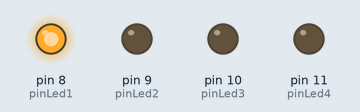
Bench run of a sketch on a simulated Arduino Uno, built with avr-gcc and run on an emulated ATmega328P. Parts: output pins drawn as LEDs (lit = HIGH).

Above: at 2.5 s.
At 12.5 s:
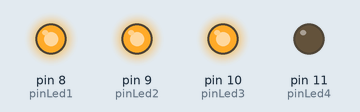
At 17.5 s:
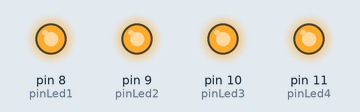
At 32.5 s:
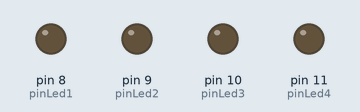
At 52.5 s:
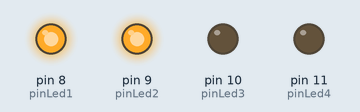
Timing chart, 0 to 58.5 s (numbered marks = the images above):
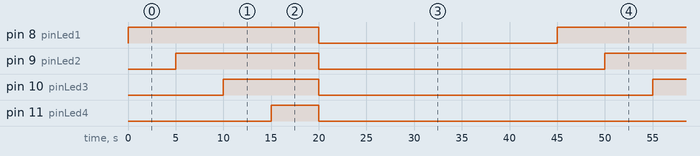

Measured:
- by itself, pin 8 (pinLed1): alternates HIGH for 20.0 s and LOW for 25.0 s
- by itself, pin 9 (pinLed2): alternates HIGH for 15.0 s and LOW for 30.0 s
- by itself, pin 10 (pinLed3): alternates HIGH for 10.0 s and LOW for 35.0 s
- by itself, pin 11 (pinLed4): alternates HIGH for 5.0 s and LOW for 40.0 s

The sketch:

sismik_2021_forLoopIfStatement.ino
```cpp
// program LED berkedip 10 dengan foor loop

const int pinLed1 = 8;
const int pinLed2 = 9;
const int pinLed3 = 10;
const int pinLed4 = 11;

void setup() {
  pinMode(pinLed1, OUTPUT);
  pinMode(pinLed2, OUTPUT);
  pinMode(pinLed3, OUTPUT);
  pinMode(pinLed4, OUTPUT);
}

void loop() {

  for (int i=1; i<10; i++) {
    if(i==1){
      digitalWrite(pinLed1, HIGH);
      digitalWrite(pinLed2, LOW);
      digitalWrite(pinLed3, LOW);
      digitalWrite(pinLed4, LOW);
    }
    else if(i==2){
      digitalWrite(pinLed1, HIGH);
      digitalWrite(pinLed2, HIGH);
      digitalWrite(pinLed3, LOW);
      digitalWrite(pinLed4, LOW);
      }
    else if(i==3) {
      digitalWrite(pinLed1, HIGH);
      digitalWrite(pinLed2, HIGH);
      digitalWrite(pinLed3, HIGH);
      digitalWrite(pinLed4, LOW);
      }
    else if(i==4){
      digitalWrite(pinLed1, HIGH);
      digitalWrite(pinLed2, HIGH);
      digitalWrite(pinLed3, HIGH);
      digitalWrite(pinLed4, HIGH);
      }
    else{
      digitalWrite(pinLed1, LOW);
      digitalWrite(pinLed2, LOW);
      digitalWrite(pinLed3, LOW);
      digitalWrite(pinLed4, LOW);
      }
    delay(5000);
   }
}
```
